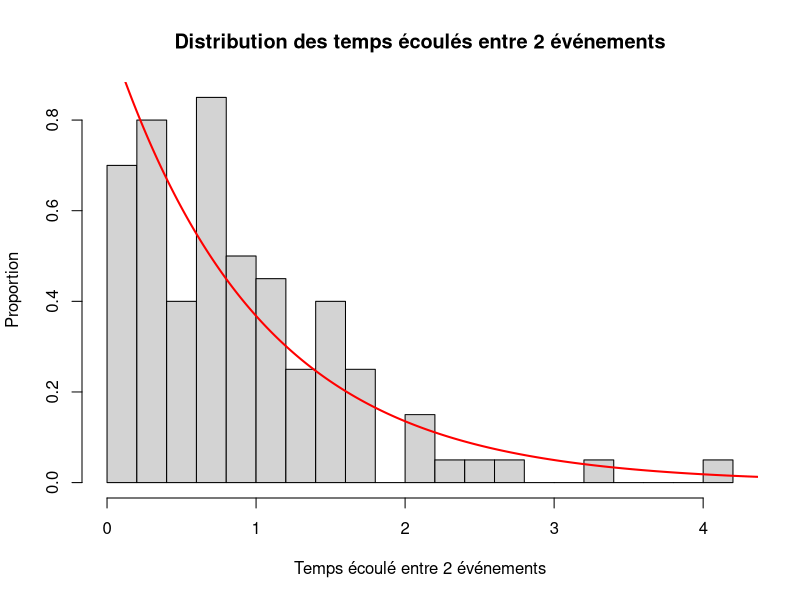
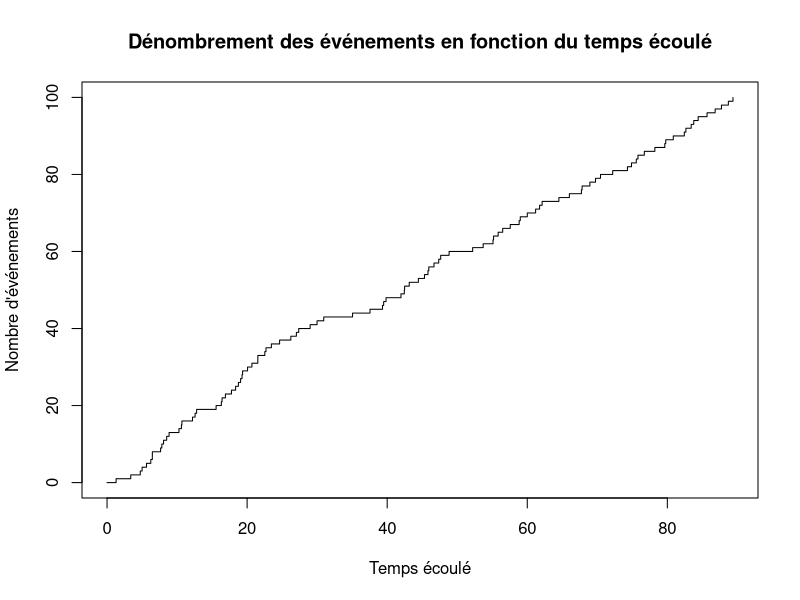

These charts were generated, in order, by the following R code:
## ---- chunk 1
library(tidyverse)
library(broom)
## ---- chunk 2
randexp<-rexp(100, 1)
hist(randexp, prob=TRUE, breaks = 20, main = "Distribution des temps écoulés entre 2 événements", xlab="Temps écoulé entre 2 événements", ylab="Proportion")
x<-seq(from=0, to=6, length=1000)
lines(x,dexp(x,1), col = "red", lwd = 2)

## ---- chunk 3

even<-c(0,1:100)
temps<-c(0,cumsum(randexp))
plot(even~temps, type = "s", main = "Dénombrement des événements en fonction du temps écoulé", xlab="Temps écoulé", ylab="Nombre d'événements")

## ---- chunk 4
ppois(60, lambda=50, lower = FALSE)
